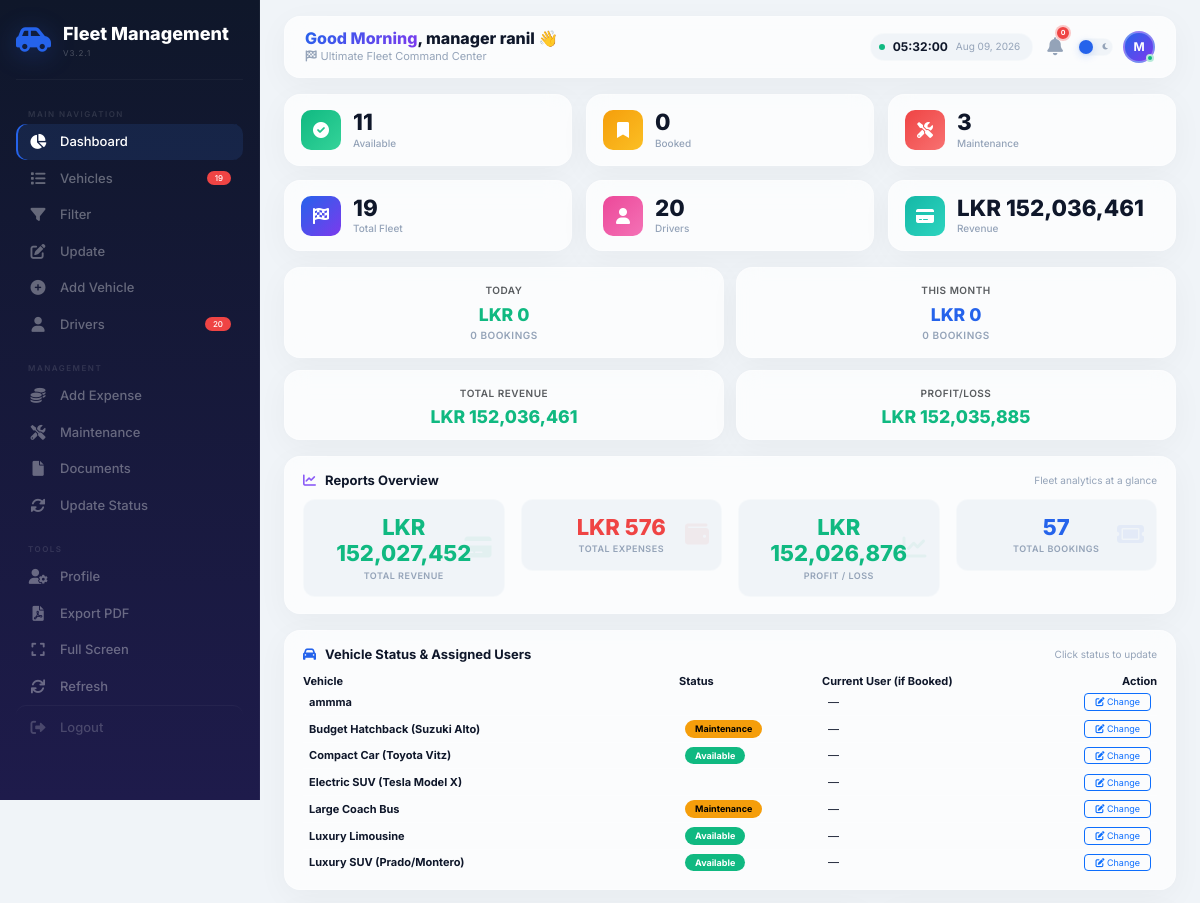
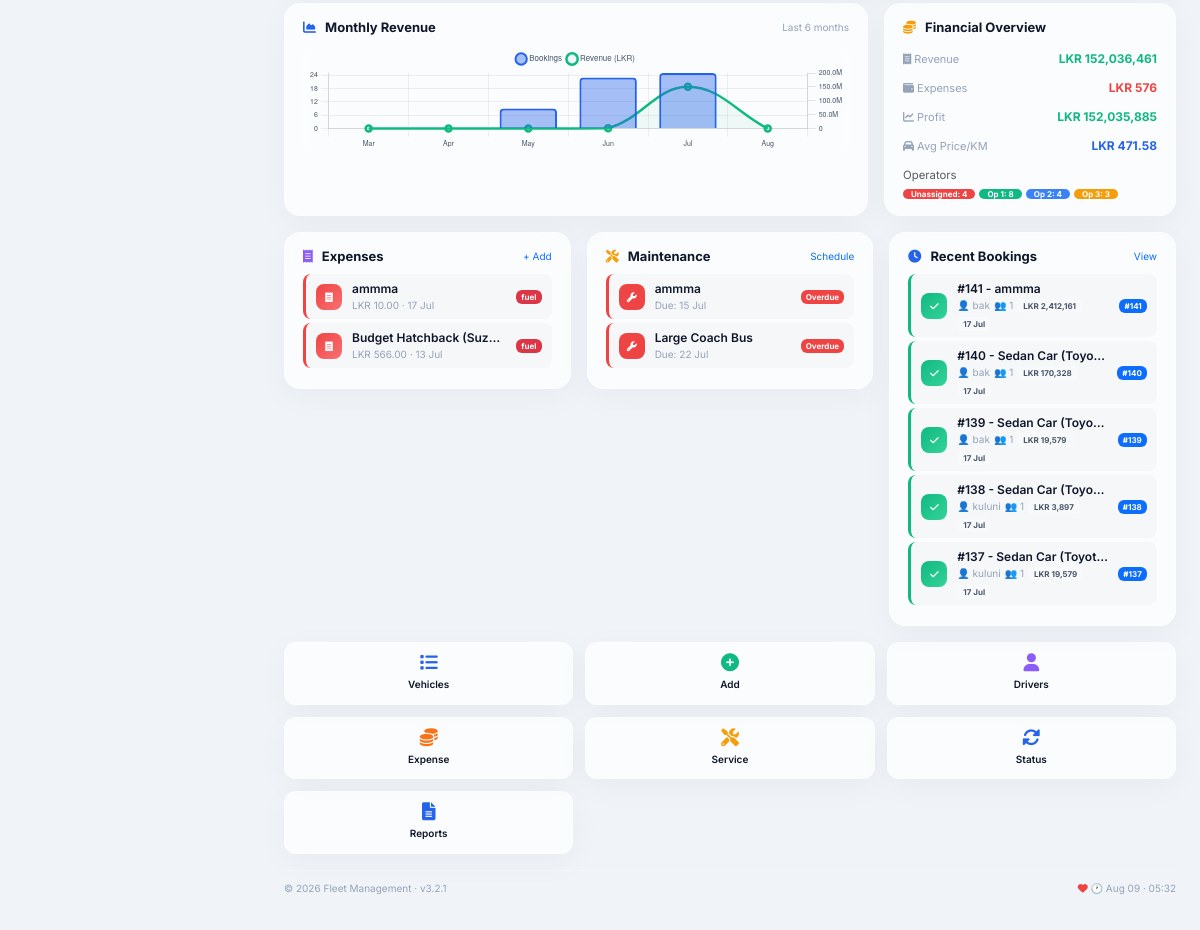
Page /admin/vehicle_management/dashboard.php (signed in) on the committed database (2 pictures, top to bottom).
### tables this page shows
CREATE TABLE `vehicle_manager` (
  `id` int(11) NOT NULL,
  `name` varchar(100) NOT NULL,
  `email` varchar(100) NOT NULL,
  `password` varchar(255) NOT NULL,
  `phone` varchar(20) DEFAULT NULL,
  `role` enum('admin','manager') DEFAULT 'manager',
  `status` enum('active','inactive') DEFAULT 'active',
  `last_login` datetime DEFAULT NULL,
  `created_at` timestamp NOT NULL DEFAULT current_timestamp()
);

CREATE TABLE `vehicles` (
  `id` int(11) NOT NULL,
  `vehicle_name` varchar(100) NOT NULL,
  `category` varchar(50) DEFAULT 'Sedan',
  `price_per_km` decimal(10,2) NOT NULL,
  `petrol_rate` decimal(10,2) NOT NULL DEFAULT 50.00,
  `capacity` int(11) NOT NULL,
  `operator_id` int(11) DEFAULT NULL,
  `status` enum('Available','On Trip','Maintenance','Inactive') DEFAULT 'Available',
  `driver_name` varchar(100) DEFAULT NULL,
  `driver_phone` varchar(20) DEFAULT NULL,
  `last_lat` decimal(10,8) DEFAULT NULL,
  `last_lng` decimal(11,8) DEFAULT NULL,
  `last_update` datetime DEFAULT NULL,
  `next_maintenance` date DEFAULT NULL,
  `insurance_expiry` date DEFAULT NULL,
  `registration_expiry` date DEFAULT NULL,
  `last_service_date` date DEFAULT NULL,
  `fuel_type` varchar(20) DEFAULT 'Petrol',
  `transmission` varchar(20) DEFAULT 'Manual',
  `driver_id` int(11) DEFAULT NULL,
  `created_at` timestamp NOT NULL DEFAULT current_timestamp()
);

CREATE TABLE `vehicle_expenses` (
  `id` int(11) NOT NULL,
  `vehicle_id` int(11) NOT NULL,
  `type` enum('fuel','repair','insurance','tax','other') DEFAULT 'other',
  `amount` decimal(12,2) NOT NULL,
  `expense_date` date NOT NULL,
  `note` text DEFAULT NULL,
  `created_at` timestamp NOT NULL DEFAULT current_timestamp()
);

CREATE TABLE `bookings` (
  `id` int(11) NOT NULL,
  `user_id` int(11) NOT NULL,
  `package_id` int(11) NOT NULL,
  `package_name` varchar(255) DEFAULT NULL,
  `manual_package_name` varchar(255) DEFAULT NULL,
  `booking_date` datetime NOT NULL,
  `status` varchar(50) DEFAULT 'Approved',
  `pickup_location` varchar(255) DEFAULT NULL,
  `destination_location` varchar(255) DEFAULT NULL,
  `calculated_distance` decimal(10,2) DEFAULT NULL,
  `total_cost` decimal(10,2) DEFAULT NULL,
  `number_of_days` int(11) NOT NULL DEFAULT 1,
  `vehicle_id` int(11) NOT NULL,
  `start_date` date DEFAULT NULL,
  `end_date` date DEFAULT NULL,
  `number_of_members` int(11) DEFAULT 1,
  `pickup_lat` decimal(10,8) DEFAULT NULL,
  `pickup_lng` decimal(11,8) DEFAULT NULL,
  `dest_lat` decimal(10,8) DEFAULT NULL,
  `dest_lng` decimal(11,8) DEFAULT NULL,
  `petrol_cost` decimal(12,2) DEFAULT 0.00,
  `vehicle_cost` decimal(12,2) DEFAULT 0.00
);

CREATE TABLE `users` (
  `id` int(11) NOT NULL,
  `full_name` varchar(255) NOT NULL,
  `email` varchar(191) NOT NULL,
  `phone` varchar(20) DEFAULT NULL,
  `address` text DEFAULT NULL,
  `password` varchar(255) NOT NULL,
  `role` enum('user','admin') DEFAULT 'user',
  `created_at` timestamp NOT NULL DEFAULT current_timestamp()
);

### admin/vehicle_management/dashboard.php (the view, shortened to what the rows shown need)
<?php
$config = [
    'app_name' => 'Fleet Management',
    'app_version' => '3.2.1',
    'timezone' => 'Asia/Colombo',
    'auto_refresh_interval' => 30,
    'google_maps_api_key' => 'AIzaSyCMxYP9sYhTYGcDk8b-4ggj07F5P0nnPBw',
    'dark_mode_default' => 'light',
];
$conn = new mysqli('localhost', 'root', '', 'travel_tour_db');
$conn->set_charset("utf8");
$manager_id = $_SESSION['manager_id'];
$manager_name = 'Manager';
$name_query = $conn->query("SELECT name FROM vehicle_manager WHERE id = $manager_id");
if ($name_query && $name_query->num_rows > 0) {
    $row = $name_query->fetch_assoc();
    $manager_name = $row['name'];
} else {
    $manager_name = $_SESSION['manager_name'] ?? 'Manager';
}
$recent_bookings = [];
$res = $conn->query("SELECT
    b.id, b.booking_date, b.total_cost,
    b.number_of_members,
    b.pickup_lat, b.pickup_lng, b.dest_lat, b.dest_lng,
    b.petrol_cost, b.vehicle_cost,
    v.vehicle_name,
    u.full_name as user_name
    FROM bookings b
    LEFT JOIN vehicles v ON b.vehicle_id = v.id
    LEFT JOIN users u ON b.user_id = u.id
    ORDER BY b.id DESC LIMIT 5");
while ($row = $res->fetch_assoc()) $recent_bookings[] = $row;
$maintenance_alerts = [];
$res = $conn->query("SELECT id, vehicle_name, next_maintenance FROM vehicles WHERE next_maintenance IS NOT NULL AND next_maintenance <= DATE_ADD(CURDATE(), INTERVAL 7 DAY) ORDER BY next_maintenance ASC LIMIT 5");
while ($row = $res->fetch_assoc()) $maintenance_alerts[] = $row;
$recent_expenses = [];
$res = $conn->query("SELECT e.*, v.vehicle_name FROM vehicle_expenses e LEFT JOIN vehicles v ON e.vehicle_id = v.id ORDER BY e.id DESC LIMIT 5");
while ($row = $res->fetch_assoc()) $recent_expenses[] = $row;
$notif_count = $conn->query("SELECT COUNT(*) c FROM notifications WHERE user_id = $manager_id AND is_read = 0")->fetch_assoc()['c'] ?? 0;
$all_vehicles_status = [];
$res = $conn->query("SELECT v.id, v.vehicle_name, v.status,
    (SELECT u.full_name FROM bookings b JOIN users u ON b.user_id = u.id
     WHERE b.vehicle_id = v.id AND b.status IN ('Approved','Confirmed','Completed')
     ORDER BY b.id DESC LIMIT 1) as assigned_user
    FROM vehicles v
    ORDER BY v.vehicle_name");
while ($row = $res->fetch_assoc()) $all_vehicles_status[] = $row;
$hour = date('H');
$greeting = $hour < 12 ? 'Good Morning' : ($hour < 17 ? 'Good Afternoon' : 'Good Evening');
$theme = $_COOKIE['vehicle_theme'] ?? $config['dark_mode_default'];
?>
<!DOCTYPE html>
<html lang="en" data-theme="<?= $theme ?>">
<head>
    <link href="https://cdn.jsdelivr.net/npm/bootstrap@5.3.0/dist/css/bootstrap.min.css" rel="stylesheet">
    <link rel="stylesheet" href="https://cdnjs.cloudflare.com/ajax/libs/font-awesome/6.0.0-beta3/css/all.min.css">
</head>
<body>
<main class="main-content" id="dashboardContent">
    <header class="top-header">
        <div class="greeting">
            <h4><span><?= $greeting ?></span>, <?= htmlspecialchars($manager_name) ?> 👋</h4>
            <p><i class="fas fa-flag-checkered"></i> Ultimate Fleet Command Center</p>
        </div>
        <div class="header-actions">
            <div class="premium-clock"><span class="dot"></span><span class="time" id="liveTime">--:--:--</span><span class="date" id="liveDate">-- --- ----</span></div>
            <div class="notif-bell" onclick="showNotifications()"><i class="fas fa-bell"></i><span class="badge-count" id="notifCount"><?= $notif_count ?></span></div>
            <div class="theme-toggle-premium" id="themeToggle"><span class="icon icon-left"><i class="fas fa-sun"></i></span><span class="icon icon-right"><i class="fas fa-moon"></i></span><div class="dot"></div></div>
            <div class="profile-avatar-premium" id="profileToggle"><?= strtoupper(substr($manager_name,0,1)) ?><span class="status-dot"></span></div>
        </div>
    </header>
    <div class="card-premium" style="margin-bottom:16px;">
        <div style="max-height:200px; overflow-y:auto;">
            <table class="vehicle-status-table">
                <thead>
                    <tr>
                        <th>Vehicle</th>
                        <th>Status</th>
                        <th>Current User (if Booked)</th>
                        <th style="text-align:right;">Action</th>
                    </tr>
                </thead>
                <tbody>
                    <?php foreach ($all_vehicles_status as $v):
                        $statusClass = strtolower($v['status']);
                        $userDisplay = ($v['status'] == 'Booked' && !empty($v['assigned_user'])) ? htmlspecialchars($v['assigned_user']) : '—';
                    ?>
                    <tr>
                        <td><strong><?= htmlspecialchars($v['vehicle_name']) ?></strong></td>
                        <td><span class="status-badge <?= $statusClass ?>"><?= $v['status'] ?></span></td>
                        <td><?= $userDisplay ?></td>
                        <td style="text-align:right;">
                            <button class="btn btn-sm btn-outline-primary" style="font-size:9px; padding:1px 10px;" onclick="openStatusModal(<?= $v['id'] ?>, '<?= $v['status'] ?>')">
                                <i class="fas fa-edit"></i> Change
                            </button>
                        </td>
                    </tr>
                    <?php endforeach; ?>
                </tbody>
            </table>
        </div>
    </div>
    <div class="row g-3 mb-3">
        <div class="col-md-4">
            <div class="card-premium">
                <?php if(count($recent_expenses)>0): foreach($recent_expenses as $e): ?>
                <div class="feed-item" style="border-left-color:var(--color-red);">
                    <div class="icon-sm" style="background:var(--gradient-danger);"><i class="fas fa-receipt"></i></div>
                    <div class="content"><div class="title"><?= htmlspecialchars($e['vehicle_name']??'N/A') ?></div><div class="meta">LKR <?= number_format($e['amount'],2) ?> · <?= date('d M',strtotime($e['expense_date'])) ?></div></div>
                    <span class="badge bg-danger" style="font-size:8px;"><?= $e['type'] ?></span>
                </div>
                <?php endforeach; else: ?><p class="text-muted text-center py-2" style="font-size:11px;">No expenses</p><?php endif; ?>
            </div>
        </div>
        <div class="col-md-4">
            <div class="card-premium">
                <?php if(count($maintenance_alerts)>0): foreach($maintenance_alerts as $a):
                    $days = (strtotime($a['next_maintenance']) - time()) / 86400;
                    $color = $days < 0 ? 'var(--color-red)' : ($days < 3 ? 'var(--color-yellow)' : 'var(--color-green)');
                ?>
                <div class="feed-item" style="border-left-color:<?= $color ?>;">
                    <div class="icon-sm" style="background:<?= $color ?>;"><i class="fas fa-wrench"></i></div>
                    <div class="content"><div class="title"><?= htmlspecialchars($a['vehicle_name']) ?></div><div class="meta">Due: <?= date('d M',strtotime($a['next_maintenance'])) ?></div></div>
                    <span class="badge" style="background:<?= $color ?>;color:#fff;font-size:8px;"><?= $days < 0 ? 'Overdue' : ($days < 3 ? 'Soon' : 'Upcoming') ?></span>
                </div>
                <?php endforeach; else: ?><p class="text-muted text-center py-2" style="font-size:11px;"><i class="fas fa-check-circle text-green"></i> All good</p><?php endif; ?>
            </div>
        </div>
        <div class="col-md-4">
            <div class="card-premium">
                <?php if(count($recent_bookings)>0): foreach($recent_bookings as $b):
                ?>
                <div class="feed-item" style="border-left-color:var(--color-green);">
                    <div class="icon-sm" style="background:var(--gradient-success);"><i class="fas fa-check"></i></div>
                    <div class="content">
                        <div class="title">#<?= $b['id'] ?> - <?= htmlspecialchars($b['vehicle_name']??'N/A') ?></div>
                        <div class="meta">
                            <span>👤 <?= htmlspecialchars($b['user_name'] ?? 'Guest') ?></span>
                            <span>👥 <?= $b['number_of_members'] ?? 1 ?></span>
                            <span class="badge-sm">LKR <?= number_format($b['total_cost']??0,0) ?></span>
                            <span class="badge-sm"><?= date('d M',strtotime($b['booking_date'])) ?></span>
                        </div>
                    </div>
                    <span class="badge bg-primary" style="font-size:8px;">#<?= $b['id'] ?></span>
                </div>
                <?php endforeach; else: ?><p class="text-muted text-center py-2" style="font-size:11px;">No bookings</p><?php endif; ?>
            </div>
        </div>
    </div>
</main>
</body>
</html>

### rows in the picture
vehicle_manager: name "manager ranil", name "M"
vehicles: vehicle_name "ammma", status "—", next_maintenance "15 Jul", shows "Overdue"
vehicles: vehicle_name "Budget Hatchback (Suzuki Alto)", status "Maintenance", status "—"
vehicles: vehicle_name "Compact Car (Toyota Vitz)", status "Available", status "—"
vehicles: vehicle_name "Electric SUV (Tesla Model X)", status "—"
vehicles: vehicle_name "Large Coach Bus", status "Maintenance", status "—", next_maintenance "22 Jul", shows "Overdue"
vehicles: vehicle_name "Luxury Limousine", status "Available", status "—"
vehicles: vehicle_name "Luxury SUV (Prado/Montero)", status "Available", status "—"
vehicle_expenses: vehicle.vehicle_name "ammma", amount "10.00", expense_date "17 Jul", type "fuel"
vehicle_expenses: vehicle.vehicle_name "Budget Hatchback (Suz…", amount "566.00", expense_date "13 Jul", type "fuel"
bookings: id "141", vehicle.vehicle_name "ammma", user.full_name "bak", number_of_members "1", total_cost "2,412,161", booking_date "17 Jul"
bookings: id "140", vehicle.vehicle_name "Sedan Car (Toyo…", user.full_name "bak", number_of_members "1", total_cost "170,328", booking_date "17 Jul"
bookings: id "139", vehicle.vehicle_name "Sedan Car (Toyo…", user.full_name "bak", number_of_members "1", total_cost "19,579", booking_date "17 Jul"
bookings: id "138", vehicle.vehicle_name "Sedan Car (Toyo…", user.full_name "kuluni", number_of_members "1", total_cost "3,897", booking_date "17 Jul"
bookings: id "137", vehicle.vehicle_name "Sedan Car (Toyot…", user.full_name "kuluni", number_of_members "1", total_cost "19,579", booking_date "17 Jul"

### other values in the picture
$config['app_name'] "Fleet Management"
$config['app_version'] "3.2.1"
$total_vehicles "19"
$drivers_count "20"
$greeting "Good Morning"
$notif_count "0"
$status['Available'] "11"
$status['Booked'] "0"
$status['Maintenance'] "3"
$tot_rev "152,036,461"
$today_revenue "0"
$today_bookings "0"
$month_revenue "0"
$month_bookings "0"
$profit "152,035,885"
